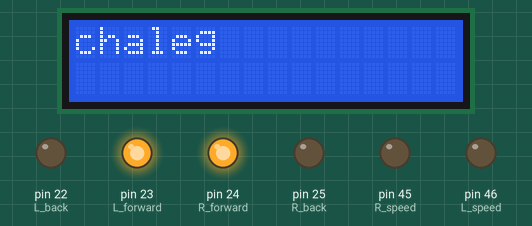
This sketch was run on a simulated Arduino Mega 2560, built with avr-gcc and run on an emulated ATmega2560. Shown: 16×2 character LCD, output pins drawn as LEDs (lit = HIGH).

Above: at 0.1 s.
At 4.1 s:
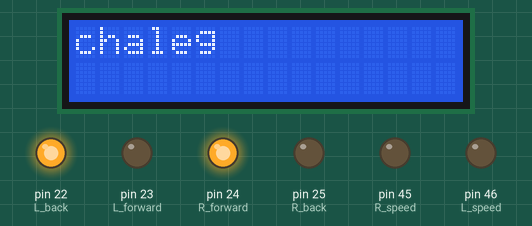
At 6.1 s:
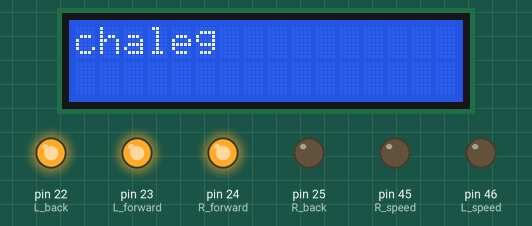
Timing chart, 0 to 129.6 s (numbered marks = the images above):
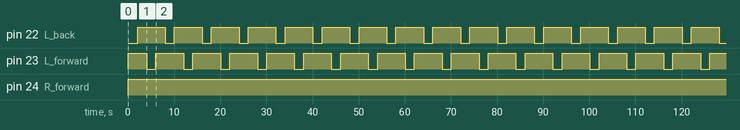

The sketch:

rotation.ino
```cpp
#include<LiquidCrystal.h>

int RS = 37;
int RW = 36;
int EN = 35;
int DS4 = 33;
int DS5 = 32;
int DS6 = 31;
int DS7 = 30;

LiquidCrystal lcd(RS, EN, DS4, DS5, DS6, DS7);


int L_speed = 46;
int L_forward = 23;
int L_back = 22;
int R_speed = 45;
int R_forward = 24;
int R_back = 25;

void setup()
{
  pinMode(RW, OUTPUT);
  pinMode(RW, LOW);
  lcd.begin(16, 2);

  pinMode(L_speed, OUTPUT);
  pinMode(L_forward, OUTPUT);
  pinMode(L_back, OUTPUT);
  pinMode(R_speed, OUTPUT);
  pinMode(R_forward, OUTPUT);
  pinMode(R_back, OUTPUT);
  pinMode(L_speed, OUTPUT);
  pinMode(L_speed, 255);
  pinMode(R_speed, 255 );

}

void loop()
{
  lcd.clear();
  lcd.setCursor(0, 0);

  forward();
  delay(2000);

  stopp();
  delay(2000);

  reverse();
  delay(2000);

  stopp();
  delay(2000);

}
void forward()
{
  lcd.setCursor(0, 0);
  lcd.print("chaleg");
  left_forward();
  right_forward();
}
void reverse()
{
  left_reverse();
  right_reverse();
}
void stopp()
{
  left_stop();
  right_stop();
}

void left_forward()
{
  digitalWrite(L_forward, HIGH);
  digitalWrite(L_back, LOW);
}
void left_reverse()
{
  digitalWrite(L_forward, LOW);
  digitalWrite(L_back, HIGH);
}
void left_stop()
{
  digitalWrite(L_forward, HIGH);
  digitalWrite(L_back, HIGH);
}
void right_forward()
{
  digitalWrite(R_forward, HIGH);
  digitalWrite(R_back, LOW);
}
void right_reverse()
{
  digitalWrite(L_forward, LOW);
  digitalWrite(L_back, HIGH);
}
void right_stop()
{
  digitalWrite(L_forward, HIGH);
  digitalWrite(L_back, HIGH);
}
```

Measured:
- by itself, pin 22 (L_back): alternates HIGH for 6.0 s and LOW for 2.0 s
- by itself, pin 23 (L_forward): repeats every 8.0 s: LOW 2.0 s, HIGH 6.0 s
- by itself, pin 24 (R_forward): LOW → HIGH at 0.07 s
